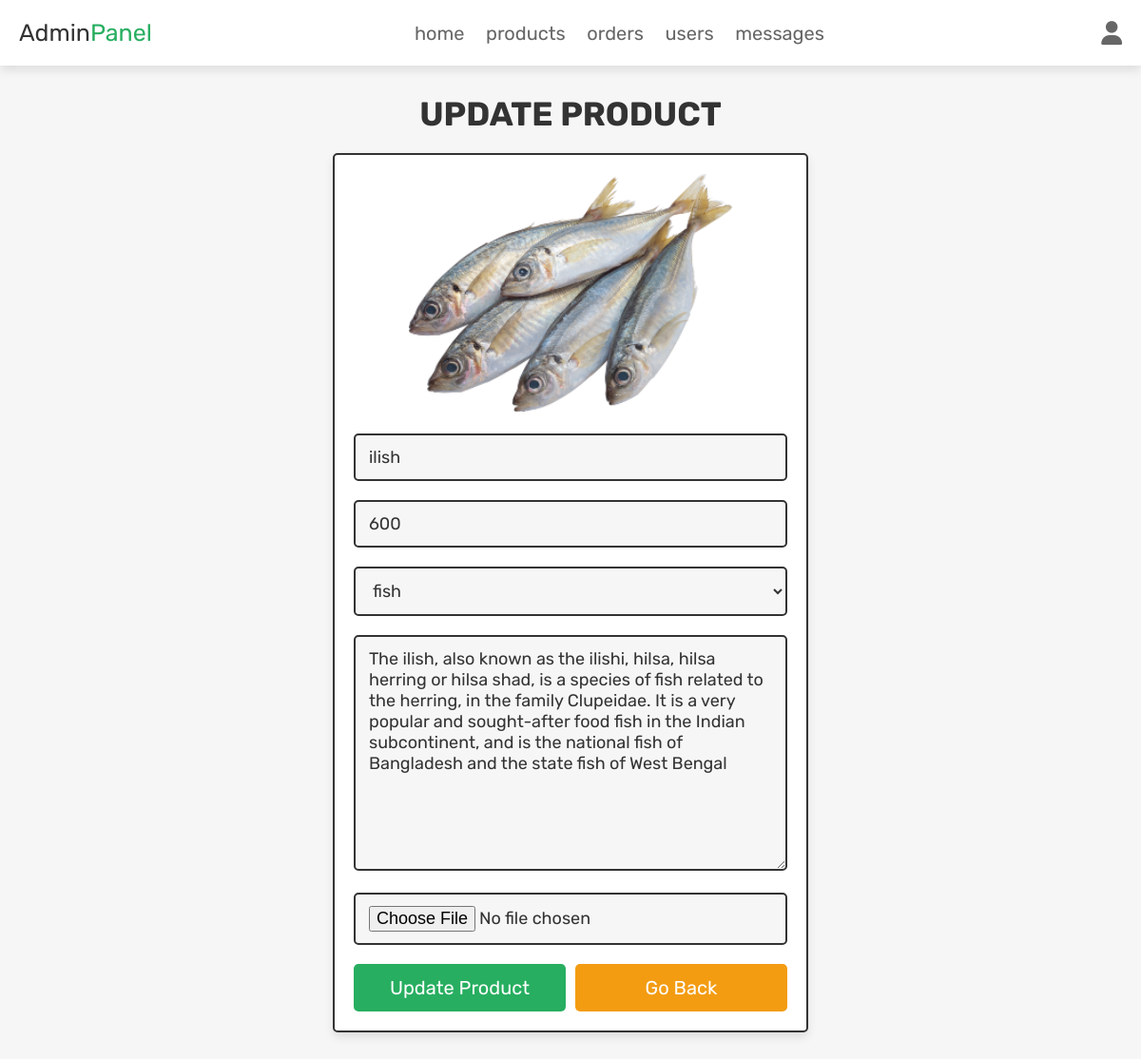
Screenshot of /main/admin_update_product.php?update=24 (signed in) with the database file from the repository.
### tables this page shows
CREATE TABLE `products` (
  `id` int(100) NOT NULL,
  `name` varchar(100) NOT NULL,
  `category` varchar(20) NOT NULL,
  `details` varchar(500) NOT NULL,
  `price` int(100) NOT NULL,
  `image` varchar(100) NOT NULL
);

### main/admin_update_product.php (the view, shortened to what this page needs)
<?php
@include 'config.php';
?>
<!DOCTYPE html>
<html lang="en">
<head>
   <link rel="stylesheet" href="https://cdnjs.cloudflare.com/ajax/libs/font-awesome/6.1.1/css/all.min.css">
   <link rel="stylesheet" href="css/admin_style.css">
</head>
<body>
<?php include 'admin_header.php'; ?>
<section class="update-product">
   <h1 class="title">update product</h1>
   <?php
      $update_id = $_GET['update'];
      $select_products = $conn->prepare("SELECT * FROM `products` WHERE id = ?");
      $select_products->execute([$update_id]);
      if($select_products->rowCount() > 0){
         while($fetch_products = $select_products->fetch(PDO::FETCH_ASSOC)){
   ?>
   <form action="" method="post" enctype="multipart/form-data">
      <img src="uploaded_img/<?= $fetch_products['image']; ?>" alt="">
      <input type="text" name="name" placeholder="enter product name" required class="box" value="<?= $fetch_products['name']; ?>">
      <input type="number" name="price" min="0" placeholder="enter product price" required class="box" value="<?= $fetch_products['price']; ?>">
      <select name="category" class="box" required>
         <option selected><?= $fetch_products['category']; ?></option>
      </select>
      <textarea name="details" required placeholder="enter product details" class="box" cols="30" rows="10"><?= $fetch_products['details']; ?></textarea>
      <input type="file" name="image" class="box" accept="image/jpg, image/jpeg, image/png">
      <div class="flex-btn">
         <input type="submit" class="btn" value="update product" name="update_product">
         <a href="admin_products.php" class="option-btn">go back</a>
      </div>
   </form>
   <?php
         }
      }else{
         echo '<p class="empty">no products found!</p>';
      }
   ?>
</section>
</body>
</html>

### css/admin_style.css (style rules this page uses)
.update-product form { max-width: 50rem; padding:2rem; margin:0 auto; text-align: center; border:var(--border); box-shadow: var(--box-shadow); background-color: var(--white); border-radius: .5rem; }
.update-product form img { height: 25rem; object-fit: cover; margin-bottom: 1rem; }
.update-product form .box { width: 100%; border:var(--border); background-color: var(--white); border-radius: .5rem; background-color: var(--light-bg); padding:1.2rem 1.4rem; font-size: 1.8rem; color:var(--black); margin:1rem 0; }

### css/components.css (style rules this page uses)
:root { --green:#27ae60; --orange:#f39c12; --red:#e74c3c; --black:#333; --light-color:#666; --white:#fff; --light-bg:#f6f6f6; --border:.2rem solid var(--black); --box-shadow:0 .5rem 1rem rgba(0,0,0,.1); }
* { font-family: 'Rubik', sans-serif; margin:0; padding:0; box-sizing: border-box; outline: none; border:none; text-decoration: none; color:var(--black); }
body { background-color: var(--light-bg); }
html { font-size: 62.5%; overflow-x: hidden; scroll-behavior: smooth; scroll-padding-top: 6.5rem; }
section { padding:3rem 2rem; max-width: 1200px; margin:0 auto; }
.btn, .delete-btn, .option-btn { display: block; width: 100%; margin-top: 1rem; border-radius: .5rem; color:var(--white); font-size: 2rem; padding:1.3rem 3rem; text-transform: capitalize; cursor: pointer; text-align: center; }
.btn { background-color: var(--green); }
.option-btn { background-color: var(--orange); }
.flex-btn { display: flex; flex-wrap: wrap; gap:1rem; }
.flex-btn > * { flex:1; }
.title { text-align: center; margin-bottom: 2rem; text-transform: uppercase; color:var(--black); font-size: 3.5rem; }

### rows the page displays
products: image (picture), name "ilish", price "600", category "fish", details "The ilish, also known as the ilishi, hilsa, hilsa herring or hilsa shad, is a species of fish related to the herring, in the family Clupeidae. It is a very popular and sought-after food fish in the Indian subcontinent, and is the national fish of Bangladesh and the state fish of West Bengal"
